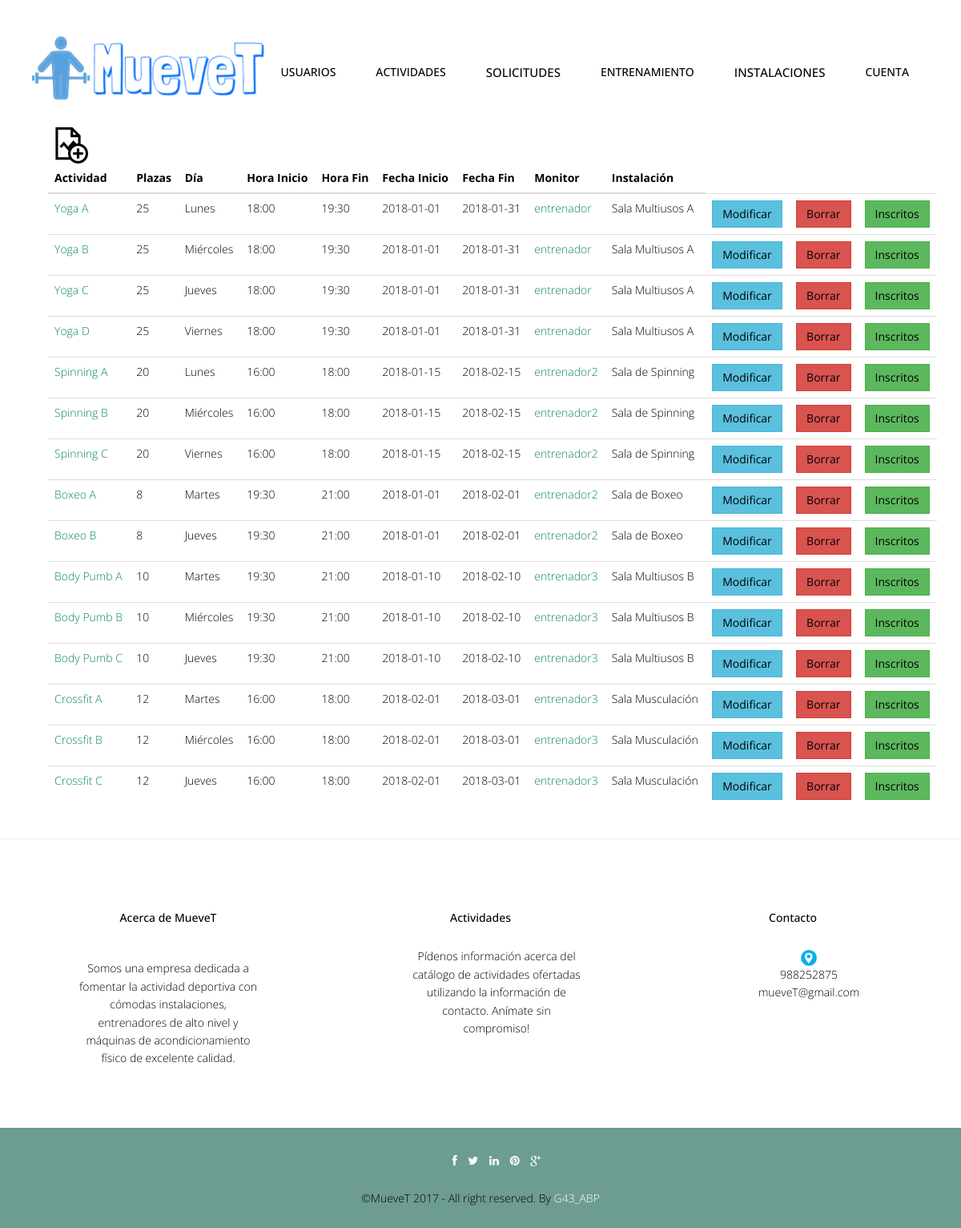
Screenshot of /abp/Controllers/ACTIVIDAD_GRUPAL_Controller.php (signed in) with the database file from the repository.
### tables this page shows
CREATE TABLE IF NOT EXISTS `actividadgrupal` (
  `idActividadGrupal` int(10) NOT NULL,
  `nombreActividadGrupal` varchar(80) NOT NULL,
  `descripcionActividadGrupal` text,
  `numPlazasActividadGrupal` int(10) NOT NULL,
  `diaActividadGrupal` varchar(20) NOT NULL,
  `horaInicioActividadGrupal` time NOT NULL,
  `horaFinActividadGrupal` time NOT NULL,
  `fechaInicioActividadGrupal` date NOT NULL,
  `fechaFinActividadGrupal` date NOT NULL,
  `username` varchar(20) NOT NULL,
  `idInstalacion` int(10) NOT NULL
);

CREATE TABLE IF NOT EXISTS `instalacion` (
  `idInstalacion` int(10) NOT NULL,
  `nombreInstalacion` varchar(45) NOT NULL,
  `descripcionInstalacion` varchar(255) DEFAULT NULL,
  `aforoInstalacion` int(10) NOT NULL
);

### abp/Controllers/ACTIVIDAD_GRUPAL_Controller.php (called while the page is built, shortened)
<?php
include '../Models/ACTIVIDAD_GRUPAL_Model.php';
include '../Views/header.php';
Switch ($_REQUEST['accion']) {
    default:
        if (!tienePermisos('ACTIVIDAD_GRUPAL_Listar')) {
            new Mensaje('No tienes los permisos necesarios', '../Views/DEFAULT_Vista.php');
        } else {
            $actividadGrupal = new ACTIVIDAD_GRUPAL_Model('', '', '', '', '', '', '', '', '', '', '');
            $datos = $actividadGrupal->Listar();
            new ACTIVIDAD_GRUPAL_Listar($datos, '../Views/DEFAULT_Vista.php');
        }
}
?>

### abp/Models/ACTIVIDAD_GRUPAL_Model.php (called while the page is built, shortened)
<?php
include '../Functions/LibraryFunctions.php';
class ACTIVIDAD_GRUPAL_Model {
    var $mysqli;
    function ConectarBD() {
        $this->mysqli = new mysqli("localhost", "root", "", "muevet");
    }
    function Listar() {
        $sql = "SELECT * FROM actividadGrupal";
        if (!($resultado = $this->mysqli->query($sql))) {
            return 'Error en la consulta sobre la base de datos.';
        } else {
            $toret = array();
            $i = 0;
            while ($fila = $resultado->fetch_array()) {
                $toret[$i] = $fila;
                $i++;
            }
            return $toret;
        }
    }
}
?>

### abp/Views/ACTIVIDAD_GRUPAL_SHOWALL_Vista.php (the view, shortened to what this page needs)
<?php
class ACTIVIDAD_GRUPAL_Listar {
    private $datos;
    function __construct($array, $volver) {
        $this->datos = $array;
        $this->render();
    }
    function render() {
        ?>
        <div class="container">
            <?php
            $lista = array('nombreActividadGrupal', 'numPlazasActividadGrupal', 'diaActividadGrupal', 'horaInicioActividadGrupal', 'horaFinActividadGrupal', 'fechaInicioActividadGrupal', 'fechaFinActividadGrupal' ,'username', 'idInstalacion');
            ?>
            <div class="container">
                <div class="col-lg-12">
                    <?php if (ConsultarTipoUsuarioLogin() == 1) { ?>
                        <a href='ACTIVIDAD_GRUPAL_Controller.php?accion=<?php echo $strings['Insertar']; ?>'><img src="../img/actividadadd.png" width="50px" height="50px"></a>
                    <?php } ?>
                    <table class="table">
                        <thead class="thead-dark">
                            <tr>
                                <?php
                                foreach ($lista as $titulo) {
                                    echo "<th>";
                                    echo $strings[$titulo];
                                    echo "</th>";
                                }
                                echo "</tr>";
                                echo "</thead>";
                                echo "<tbody>";
                                for ($j = 0; $j < count($this->datos); $j++) {
                                    echo "<tr>";
                                    foreach ($this->datos [$j] as $clave => $valor) {
                                        for ($i = 0; $i < count($lista); $i++) {
                                            if ($clave === $lista[$i]) {
                                                echo "<td>";
                                                if ($clave === 'nombreActividadGrupal') {
                                                    ?>
                                            <a href='ACTIVIDAD_GRUPAL_Controller.php?idActividadGrupal=<?php echo $this->datos[$j]['idActividadGrupal'] . '&accion=' . $strings['Ver']; ?>'><font color="#088A4B"><?php echo $valor; ?></font></a> <?php
                                        } else if ($clave === 'username') {
                                                ?>
                                            <a href='ENTRENADOR_Controller.php?userName=<?php echo $this->datos[$j]['username'] . '&accion=' . $strings['VerMonitor']; ?>'><font color="#088A4B"><?php echo $valor; ?></font></a> <?php
                                            } else if($clave === 'horaInicioActividadGrupal'){
                                            echo CambiarFormatoTiempoHoraInicio($this->datos[$j]['idActividadGrupal']);
                                        }else if($clave === 'horaFinActividadGrupal'){
                                            echo CambiarFormatoTiempoHoraFin($this->datos[$j]['idActividadGrupal']);
                                        }else if($clave === 'idInstalacion'){
                                            echo ConsultarNombreInstalacion($this->datos[$j]['idInstalacion']);
                                        }else {
                                            echo $valor;
                                        }
                                        echo "</td>";
                                    }
                                }
                            }
                            if (ConsultarTipoUsuarioLogin() == 1) {
                                ?>
                                <td><button type="button" class="btn btn-info"><a href='ACTIVIDAD_GRUPAL_Controller.php?idActividadGrupal=<?php echo $this->datos[$j]['idActividadGrupal'] . '&accion=' . $strings['Modificar']; ?>'><?php echo $strings['Modificar']; ?></a></button></td>
                                <td><button type="button" class="btn btn-danger"><a href='ACTIVIDAD_GRUPAL_Controller.php?idActividadGrupal=<?php echo $this->datos[$j]['idActividadGrupal'] . '&accion=' . $strings['Borrar']; ?>'><?php echo $strings['Borrar']; ?></a></button></td>
                                <td><button type="button" class="btn btn-success"><a href='ACTIVIDAD_GRUPAL_Controller.php?idActividadGrupal=<?php echo $this->datos[$j]['idActividadGrupal'] . '&accion=' . $strings['VerInscritos']; ?>'><?php echo $strings['VerInscritos']; ?></a></button></td>
                                <?php
                            } if (ConsultarTipoUsuarioLogin() == 3) {
                                if (ConsultarPlazas($this->datos[$j]['idActividadGrupal']) == 0) {
                                    ?>
                                    <td><button type="button" class="btn"><?php echo $strings['NoHayPlazas']; ?></a></button></td>
                                <?php }
                                else if (ConsultarSolicitudGrupal($this->datos[$j]['idActividadGrupal']) == 0) {
                                    ?>
                                    <td><button type="button" class="btn btn-warning"><a href='ACTIVIDAD_GRUPAL_Controller.php?idActividadGrupal=<?php echo $this->datos[$j]['idActividadGrupal'] . '&accion=' . $strings['Asignar'] . '&userName=' . $_SESSION['login']; ?>'><?php echo $strings['EnTramite']; ?></a></button></td>
                                <?php } else if (ConsultarSolicitudGrupal($this->datos[$j]['idActividadGrupal']) == 1) {
                                    ?>
                                    <td><button type="button" class="btn btn-info"><a href='ACTIVIDAD_GRUPAL_Controller.php?idActividadGrupal=<?php echo $this->datos[$j]['idActividadGrupal'] . '&accion=' . $strings['Asignar'] . '&userName=' . $_SESSION['login']; ?>'><?php echo $strings['YaInscrito']; ?></a></button></td>
                                <?php } else if (ConsultarSolicitudGrupal($this->datos[$j]['idActividadGrupal']) != 1 || ConsultarSolicitudGrupal($this->datos[$j]['idActividadGrupal']) != 0) {
                                    ?>
                                    <td><button type="button" class="btn btn-success"><a href='ACTIVIDAD_GRUPAL_Controller.php?idActividadGrupal=<?php echo $this->datos[$j]['idActividadGrupal'] . '&accion=' . $strings['Asignar'] . '&userName=' . $_SESSION['login']; ?>'><?php echo $strings['MandarSolicitud']; ?></a></button></td>
                                            <?php
                                            }
                                            }
                                            }
                                            ?>
                                    </tbody>
                                </table>
                            </div>
                        </div>
                    </div>
                    <?php
                    include '../Views/footer.php';
                }
            }

### abp/css/style.css (style rules this page uses)
body { font-family:'Open Sans', Arial, sans-serif; font-size:14px; font-weight:300; line-height:1.6em; color:#000; background-color:#fff; }
.link-list ul,li,a { color:#000; list-style:none; }

### abp/css/overwrite.css (style rules this page uses)
.btn { text-shadow: none; background-image:none; border-color: none; border-bottom-color: none; -webkit-box-shadow: none; -moz-box-shadow: none; box-shadow: none; }
.btn { outline:0; -webkit-border-radius: 0; -moz-border-radius: 0; border-radius: 0; }

### rows the page displays
actividadgrupal: nombreActividadGrupal "Yoga A", numPlazasActividadGrupal "25", diaActividadGrupal "Lunes", fechaInicioActividadGrupal "2018-01-01", fechaFinActividadGrupal "2018-01-31", username "entrenador", idInstalacion.nombreInstalacion "Sala Multiusos A"
actividadgrupal: nombreActividadGrupal "Yoga B", numPlazasActividadGrupal "25", diaActividadGrupal "Miércoles", fechaInicioActividadGrupal "2018-01-01", fechaFinActividadGrupal "2018-01-31", username "entrenador", idInstalacion.nombreInstalacion "Sala Multiusos A"
actividadgrupal: nombreActividadGrupal "Yoga C", numPlazasActividadGrupal "25", diaActividadGrupal "Jueves", fechaInicioActividadGrupal "2018-01-01", fechaFinActividadGrupal "2018-01-31", username "entrenador", idInstalacion.nombreInstalacion "Sala Multiusos A"
actividadgrupal: nombreActividadGrupal "Yoga D", numPlazasActividadGrupal "25", diaActividadGrupal "Viernes", fechaInicioActividadGrupal "2018-01-01", fechaFinActividadGrupal "2018-01-31", username "entrenador", idInstalacion.nombreInstalacion "Sala Multiusos A"
actividadgrupal: nombreActividadGrupal "Spinning A", numPlazasActividadGrupal "20", diaActividadGrupal "Lunes", fechaInicioActividadGrupal "2018-01-15", fechaFinActividadGrupal "2018-02-15", username "entrenador2", idInstalacion.nombreInstalacion "Sala de Spinning"
actividadgrupal: nombreActividadGrupal "Spinning B", numPlazasActividadGrupal "20", diaActividadGrupal "Miércoles", fechaInicioActividadGrupal "2018-01-15", fechaFinActividadGrupal "2018-02-15", username "entrenador2", idInstalacion.nombreInstalacion "Sala de Spinning"
actividadgrupal: nombreActividadGrupal "Spinning C", numPlazasActividadGrupal "20", diaActividadGrupal "Viernes", fechaInicioActividadGrupal "2018-01-15", fechaFinActividadGrupal "2018-02-15", username "entrenador2", idInstalacion.nombreInstalacion "Sala de Spinning"
actividadgrupal: nombreActividadGrupal "Boxeo A", numPlazasActividadGrupal "8", diaActividadGrupal "Martes", fechaInicioActividadGrupal "2018-01-01", fechaFinActividadGrupal "2018-02-01", username "entrenador2", idInstalacion.nombreInstalacion "Sala de Boxeo"
actividadgrupal: nombreActividadGrupal "Boxeo B", numPlazasActividadGrupal "8", diaActividadGrupal "Jueves", fechaInicioActividadGrupal "2018-01-01", fechaFinActividadGrupal "2018-02-01", username "entrenador2", idInstalacion.nombreInstalacion "Sala de Boxeo"
actividadgrupal: nombreActividadGrupal "Body Pumb A", numPlazasActividadGrupal "10", diaActividadGrupal "Martes", fechaInicioActividadGrupal "2018-01-10", fechaFinActividadGrupal "2018-02-10", username "entrenador3", idInstalacion.nombreInstalacion "Sala Multiusos B"
actividadgrupal: nombreActividadGrupal "Body Pumb B", numPlazasActividadGrupal "10", diaActividadGrupal "Miércoles", fechaInicioActividadGrupal "2018-01-10", fechaFinActividadGrupal "2018-02-10", username "entrenador3", idInstalacion.nombreInstalacion "Sala Multiusos B"
actividadgrupal: nombreActividadGrupal "Body Pumb C", numPlazasActividadGrupal "10", diaActividadGrupal "Jueves", fechaInicioActividadGrupal "2018-01-10", fechaFinActividadGrupal "2018-02-10", username "entrenador3", idInstalacion.nombreInstalacion "Sala Multiusos B"
actividadgrupal: nombreActividadGrupal "Crossfit A", numPlazasActividadGrupal "12", diaActividadGrupal "Martes", fechaInicioActividadGrupal "2018-02-01", fechaFinActividadGrupal "2018-03-01", username "entrenador3", idInstalacion.nombreInstalacion "Sala Musculación"
actividadgrupal: nombreActividadGrupal "Crossfit B", numPlazasActividadGrupal "12", diaActividadGrupal "Miércoles", fechaInicioActividadGrupal "2018-02-01", fechaFinActividadGrupal "2018-03-01", username "entrenador3", idInstalacion.nombreInstalacion "Sala Musculación"
actividadgrupal: nombreActividadGrupal "Crossfit C", numPlazasActividadGrupal "12", diaActividadGrupal "Jueves", fechaInicioActividadGrupal "2018-02-01", fechaFinActividadGrupal "2018-03-01", username "entrenador3", idInstalacion.nombreInstalacion "Sala Musculación"

### other values shown
$strings['Cuenta'] "CUENTA"
$strings[$titulo] "Actividad"
$strings[$titulo] "Plazas"
$strings[$titulo] "Día"
$strings[$titulo] "Hora Inicio"
$strings[$titulo] "Hora Fin"
$strings[$titulo] "Fecha Inicio"
$strings[$titulo] "Fecha Fin"
$strings[$titulo] "Monitor"
$strings[$titulo] "Instalación"
CambiarFormatoTiempoHoraInicio($this->datos[$j]['idActividadGrupal']) "18:00"
CambiarFormatoTiempoHoraFin($this->datos[$j]['idActividadGrupal']) "19:30"
CambiarFormatoTiempoHoraInicio($this->datos[$j]['idActividadGrupal']) "16:00"
CambiarFormatoTiempoHoraFin($this->datos[$j]['idActividadGrupal']) "18:00"
CambiarFormatoTiempoHoraInicio($this->datos[$j]['idActividadGrupal']) "19:30"
